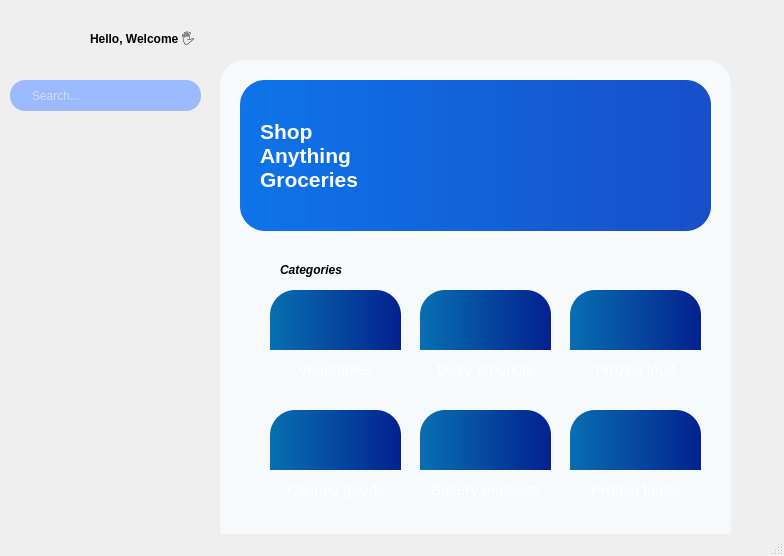
<?xml version="1.0" encoding="UTF-8"?>
<ui version="4.0">
 <class>MainWindow</class>
 <widget class="QMainWindow" name="MainWindow">
  <property name="geometry">
   <rect>
    <x>0</x>
    <y>0</y>
    <width>784</width>
    <height>556</height>
   </rect>
  </property>
  <property name="windowTitle">
   <string>MainWindow</string>
  </property>
  <property name="styleSheet">
   <string notr="true">background:none; 
background: rgba(255, 255, 255, 0.6)  url(:/bg/bg.png.png); 
 background-size: cover;
 background-repeat: no-repeat;
 </string>
  </property>
  <property name="animated">
   <bool>false</bool>
  </property>
  <property name="tabShape">
   <enum>QTabWidget::Rounded</enum>
  </property>
  <property name="dockNestingEnabled">
   <bool>false</bool>
  </property>
  <widget class="QWidget" name="centralwidget">
   <widget class="QLabel" name="label">
    <property name="geometry">
     <rect>
      <x>90</x>
      <y>20</y>
      <width>171</width>
      <height>41</height>
     </rect>
    </property>
    <property name="styleSheet">
     <string notr="true">background:none;
font:  11pt &quot;Lucida Fax&quot;;
color:rgba(0, 0, 0,.6)</string>
    </property>
    <property name="text">
     <string>&lt;html&gt;&lt;head/&gt;&lt;body&gt;&lt;p&gt;&lt;span style=&quot; font-weight:700;&quot;&gt;Hello, Welcome &lt;/span&gt; 🖐️ &lt;/p&gt;&lt;/body&gt;&lt;/html&gt;</string>
    </property>
   </widget>
   <widget class="QWidget" name="widget" native="true">
    <property name="geometry">
     <rect>
      <x>220</x>
      <y>60</y>
      <width>511</width>
      <height>491</height>
     </rect>
    </property>
    <property name="styleSheet">
     <string notr="true">background:none;
background-color:#f6fafd;
border-radius:25px;
border-style:none;</string>
    </property>
    <widget class="QWidget" name="widget_2" native="true">
     <property name="geometry">
      <rect>
       <x>20</x>
       <y>20</y>
       <width>471</width>
       <height>151</height>
      </rect>
     </property>
     <property name="styleSheet">
      <string notr="true">background:none;
background-color:qlineargradient(spread:pad, x1:0, y1:0, x2:1, y2:0, stop:0 #0E74E8, stop:1 #174FC9);
border-radius:25px;
border-style:none;</string>
     </property>
     <widget class="QLabel" name="label_4">
      <property name="geometry">
       <rect>
        <x>20</x>
        <y>20</y>
        <width>221</width>
        <height>111</height>
       </rect>
      </property>
      <property name="styleSheet">
       <string notr="true">background-color:rgba(255, 255, 255,0);
font: italic 11pt &quot;Lucida Fax&quot;;</string>
      </property>
      <property name="text">
       <string>&lt;html&gt;&lt;head/&gt;&lt;body&gt;&lt;p align=&quot;justify&quot;&gt;&lt;span style=&quot; font-size:16pt; font-weight:700; color:#ffffff;&quot;&gt;Shop&lt;br/&gt;Anything&lt;br/&gt;Groceries&lt;/span&gt;&lt;/p&gt;&lt;/body&gt;&lt;/html&gt;</string>
      </property>
     </widget>
     <widget class="QLabel" name="label_3">
      <property name="geometry">
       <rect>
        <x>280</x>
        <y>10</y>
        <width>181</width>
        <height>141</height>
       </rect>
      </property>
      <property name="styleSheet">
       <string notr="true">background:none;</string>
      </property>
      <property name="text">
       <string/>
      </property>
      <property name="pixmap">
       <pixmap resource="images/resources_file.qrc">:/landing/lnd_img.png</pixmap>
      </property>
      <property name="scaledContents">
       <bool>true</bool>
      </property>
     </widget>
    </widget>
    <widget class="QLabel" name="vegetables">
     <property name="geometry">
      <rect>
       <x>50</x>
       <y>230</y>
       <width>131</width>
       <height>101</height>
      </rect>
     </property>
     <property name="styleSheet">
      <string notr="true">background-color:qlineargradient(spread:pad, x1:0, y1:0, x2:1, y2:0, stop:0 #086FB1, stop:1 #03218F);
border-radius:25px;
border-style:none;</string>
     </property>
     <property name="frameShape">
      <enum>QFrame::Panel</enum>
     </property>
     <property name="frameShadow">
      <enum>QFrame::Sunken</enum>
     </property>
     <property name="text">
      <string/>
     </property>
     <property name="pixmap">
      <pixmap resource="images/resources_file.qrc">:/veg/veg.jfif</pixmap>
     </property>
     <property name="scaledContents">
      <bool>true</bool>
     </property>
    </widget>
    <widget class="QLabel" name="label_9">
     <property name="geometry">
      <rect>
       <x>50</x>
       <y>290</y>
       <width>131</width>
       <height>41</height>
      </rect>
     </property>
     <property name="styleSheet">
      <string notr="true">font: 9pt &quot;Segoe Print&quot;;
font-weight:bold;
background-color:rgba(0, 0, 0,.7);
border:none;
border-radius:0px;
</string>
     </property>
     <property name="text">
      <string>&lt;html&gt;&lt;head/&gt;&lt;body&gt;&lt;p align=&quot;center&quot;&gt;&lt;span style=&quot; font-size:11pt; font-weight:400; color:#ffffff;&quot;&gt;Vegetables&lt;/span&gt;&lt;/p&gt;&lt;/body&gt;&lt;/html&gt;</string>
     </property>
    </widget>
    <widget class="QLabel" name="label_12">
     <property name="geometry">
      <rect>
       <x>60</x>
       <y>200</y>
       <width>121</width>
       <height>21</height>
      </rect>
     </property>
     <property name="styleSheet">
      <string notr="true">background:none;
font: 9pt &quot;Lucida Fax&quot;;
color:rgba(0, 0, 0,.7)
 </string>
     </property>
     <property name="text">
      <string>&lt;html&gt;&lt;head/&gt;&lt;body&gt;&lt;p&gt;&lt;span style=&quot; font-weight:700; font-style:italic;&quot;&gt;Categories&lt;/span&gt;&lt;/p&gt;&lt;/body&gt;&lt;/html&gt;</string>
     </property>
    </widget>
    <widget class="QLabel" name="label_10">
     <property name="geometry">
      <rect>
       <x>200</x>
       <y>290</y>
       <width>131</width>
       <height>41</height>
      </rect>
     </property>
     <property name="styleSheet">
      <string notr="true">font: 9pt &quot;Segoe Print&quot;;
font-weight:bold;
background-color:rgba(0, 0, 0,.7);
border:none;
border-radius:0px;
</string>
     </property>
     <property name="text">
      <string>&lt;html&gt;&lt;head/&gt;&lt;body&gt;&lt;p align=&quot;center&quot;&gt;&lt;span style=&quot; font-size:11pt; font-weight:400; color:#ffffff;&quot;&gt;Dairy products&lt;/span&gt;&lt;/p&gt;&lt;/body&gt;&lt;/html&gt;</string>
     </property>
    </widget>
    <widget class="QLabel" name="dairy_products">
     <property name="geometry">
      <rect>
       <x>200</x>
       <y>230</y>
       <width>131</width>
       <height>101</height>
      </rect>
     </property>
     <property name="styleSheet">
      <string notr="true">background-color:qlineargradient(spread:pad, x1:0, y1:0, x2:1, y2:0, stop:0 #086FB1, stop:1 #03218F);
border-radius:25px;
border-style:none;</string>
     </property>
     <property name="frameShape">
      <enum>QFrame::Panel</enum>
     </property>
     <property name="frameShadow">
      <enum>QFrame::Sunken</enum>
     </property>
     <property name="text">
      <string/>
     </property>
     <property name="pixmap">
      <pixmap>images/dd.jpg</pixmap>
     </property>
     <property name="scaledContents">
      <bool>true</bool>
     </property>
    </widget>
    <widget class="QLabel" name="label_11">
     <property name="geometry">
      <rect>
       <x>350</x>
       <y>290</y>
       <width>131</width>
       <height>41</height>
      </rect>
     </property>
     <property name="styleSheet">
      <string notr="true">font: 9pt &quot;Segoe Print&quot;;
font-weight:bold;
background-color:rgba(0, 0, 0,.7);
border:none;
border-radius:0px;
</string>
     </property>
     <property name="text">
      <string>&lt;html&gt;&lt;head/&gt;&lt;body&gt;&lt;p align=&quot;center&quot;&gt;&lt;span style=&quot; font-size:11pt; font-weight:400; color:#ffffff;&quot;&gt;Frozen food&lt;/span&gt;&lt;/p&gt;&lt;/body&gt;&lt;/html&gt;</string>
     </property>
    </widget>
    <widget class="QLabel" name="frozen_foods">
     <property name="geometry">
      <rect>
       <x>350</x>
       <y>230</y>
       <width>131</width>
       <height>101</height>
      </rect>
     </property>
     <property name="styleSheet">
      <string notr="true">background-color:qlineargradient(spread:pad, x1:0, y1:0, x2:1, y2:0, stop:0 #086FB1, stop:1 #03218F);
border-radius:25px;
border-style:none;</string>
     </property>
     <property name="frameShape">
      <enum>QFrame::Panel</enum>
     </property>
     <property name="frameShadow">
      <enum>QFrame::Sunken</enum>
     </property>
     <property name="text">
      <string/>
     </property>
     <property name="pixmap">
      <pixmap resource="images/resources_file.qrc">:/frozen/frozen.jfif</pixmap>
     </property>
     <property name="scaledContents">
      <bool>true</bool>
     </property>
    </widget>
    <widget class="QLabel" name="label_13">
     <property name="geometry">
      <rect>
       <x>50</x>
       <y>410</y>
       <width>131</width>
       <height>41</height>
      </rect>
     </property>
     <property name="styleSheet">
      <string notr="true">font: 9pt &quot;Segoe Print&quot;;
font-weight:bold;
background-color:rgba(0, 0, 0,.7);
border:none;
border-radius:0px;
</string>
     </property>
     <property name="text">
      <string>&lt;html&gt;&lt;head/&gt;&lt;body&gt;&lt;p align=&quot;center&quot;&gt;&lt;span style=&quot; font-size:11pt; font-weight:400; color:#ffffff;&quot;&gt;Canned goods&lt;/span&gt;&lt;/p&gt;&lt;/body&gt;&lt;/html&gt;</string>
     </property>
    </widget>
    <widget class="QLabel" name="canned">
     <property name="geometry">
      <rect>
       <x>50</x>
       <y>350</y>
       <width>131</width>
       <height>101</height>
      </rect>
     </property>
     <property name="styleSheet">
      <string notr="true">background-color:qlineargradient(spread:pad, x1:0, y1:0, x2:1, y2:0, stop:0 #086FB1, stop:1 #03218F);
border-radius:25px;
border-style:none;</string>
     </property>
     <property name="frameShape">
      <enum>QFrame::Panel</enum>
     </property>
     <property name="frameShadow">
      <enum>QFrame::Sunken</enum>
     </property>
     <property name="text">
      <string/>
     </property>
     <property name="pixmap">
      <pixmap resource="images/resources_file.qrc">:/can/canned.jfif</pixmap>
     </property>
     <property name="scaledContents">
      <bool>true</bool>
     </property>
    </widget>
    <widget class="QLabel" name="label_15">
     <property name="geometry">
      <rect>
       <x>200</x>
       <y>410</y>
       <width>131</width>
       <height>41</height>
      </rect>
     </property>
     <property name="styleSheet">
      <string notr="true">font: 9pt &quot;Segoe Print&quot;;
font-weight:bold;
background-color:rgba(0, 0, 0,.7);
border:none;
border-radius:0px;
</string>
     </property>
     <property name="text">
      <string>&lt;html&gt;&lt;head/&gt;&lt;body&gt;&lt;p align=&quot;center&quot;&gt;&lt;span style=&quot; font-size:11pt; font-weight:400; color:#ffffff;&quot;&gt;Bakery products&lt;/span&gt;&lt;/p&gt;&lt;/body&gt;&lt;/html&gt;</string>
     </property>
    </widget>
    <widget class="QLabel" name="bakery">
     <property name="geometry">
      <rect>
       <x>200</x>
       <y>350</y>
       <width>131</width>
       <height>101</height>
      </rect>
     </property>
     <property name="styleSheet">
      <string notr="true">background-color:qlineargradient(spread:pad, x1:0, y1:0, x2:1, y2:0, stop:0 #086FB1, stop:1 #03218F);
border-radius:25px;
border-style:none;</string>
     </property>
     <property name="frameShape">
      <enum>QFrame::Panel</enum>
     </property>
     <property name="frameShadow">
      <enum>QFrame::Sunken</enum>
     </property>
     <property name="text">
      <string/>
     </property>
     <property name="pixmap">
      <pixmap resource="images/resources_file.qrc">:/baker/bakery.jpg</pixmap>
     </property>
     <property name="scaledContents">
      <bool>true</bool>
     </property>
    </widget>
    <widget class="QLabel" name="label_17">
     <property name="geometry">
      <rect>
       <x>350</x>
       <y>410</y>
       <width>131</width>
       <height>41</height>
      </rect>
     </property>
     <property name="styleSheet">
      <string notr="true">font: 9pt &quot;Segoe Print&quot;;
font-weight:bold;
background-color:rgba(0, 0, 0,.7);
border:none;
border-radius:0px;
</string>
     </property>
     <property name="text">
      <string>&lt;html&gt;&lt;head/&gt;&lt;body&gt;&lt;p align=&quot;center&quot;&gt;&lt;span style=&quot; font-size:11pt; font-weight:400; color:#ffffff;&quot;&gt;Protein foods&lt;/span&gt;&lt;/p&gt;&lt;/body&gt;&lt;/html&gt;</string>
     </property>
    </widget>
    <widget class="QLabel" name="protein">
     <property name="geometry">
      <rect>
       <x>350</x>
       <y>350</y>
       <width>131</width>
       <height>101</height>
      </rect>
     </property>
     <property name="styleSheet">
      <string notr="true">background-color:qlineargradient(spread:pad, x1:0, y1:0, x2:1, y2:0, stop:0 #086FB1, stop:1 #03218F);
border-radius:25px;
border-style:none;</string>
     </property>
     <property name="frameShape">
      <enum>QFrame::Panel</enum>
     </property>
     <property name="frameShadow">
      <enum>QFrame::Sunken</enum>
     </property>
     <property name="text">
      <string/>
     </property>
     <property name="pixmap">
      <pixmap resource="images/resources_file.qrc">:/protein/protein.jpg</pixmap>
     </property>
     <property name="scaledContents">
      <bool>true</bool>
     </property>
    </widget>
    <zorder>protein</zorder>
    <zorder>label_17</zorder>
    <zorder>bakery</zorder>
    <zorder>label_15</zorder>
    <zorder>canned</zorder>
    <zorder>label_13</zorder>
    <zorder>frozen_foods</zorder>
    <zorder>label_11</zorder>
    <zorder>dairy_products</zorder>
    <zorder>label_10</zorder>
    <zorder>widget_2</zorder>
    <zorder>vegetables</zorder>
    <zorder>label_9</zorder>
    <zorder>label_12</zorder>
   </widget>
   <widget class="QLabel" name="label_2">
    <property name="geometry">
     <rect>
      <x>10</x>
      <y>10</y>
      <width>81</width>
      <height>51</height>
     </rect>
    </property>
    <property name="styleSheet">
     <string notr="true">background:none;</string>
    </property>
    <property name="text">
     <string/>
    </property>
    <property name="pixmap">
     <pixmap resource="images/resources_file.qrc">:/logo/logo.png</pixmap>
    </property>
    <property name="scaledContents">
     <bool>true</bool>
    </property>
   </widget>
   <widget class="QLabel" name="user_icon">
    <property name="geometry">
     <rect>
      <x>740</x>
      <y>20</y>
      <width>31</width>
      <height>31</height>
     </rect>
    </property>
    <property name="styleSheet">
     <string notr="true">background:none;</string>
    </property>
    <property name="text">
     <string/>
    </property>
    <property name="pixmap">
     <pixmap resource="images/resources_file.qrc">:/user_icon/user_icon.png</pixmap>
    </property>
    <property name="scaledContents">
     <bool>true</bool>
    </property>
   </widget>
   <widget class="QLabel" name="cart_view">
    <property name="geometry">
     <rect>
      <x>20</x>
      <y>480</y>
      <width>71</width>
      <height>51</height>
     </rect>
    </property>
    <property name="styleSheet">
     <string notr="true">background:none;</string>
    </property>
    <property name="text">
     <string/>
    </property>
    <property name="pixmap">
     <pixmap resource="images/resources_file.qrc">:/cart/cart.png</pixmap>
    </property>
    <property name="scaledContents">
     <bool>true</bool>
    </property>
   </widget>
   <widget class="QWidget" name="widget_3" native="true">
    <property name="geometry">
     <rect>
      <x>10</x>
      <y>80</y>
      <width>191</width>
      <height>31</height>
     </rect>
    </property>
    <property name="styleSheet">
     <string notr="true">background:none;
background-color:#9BBAFF;
border-style:none;
border-radius:15px;
</string>
    </property>
    <widget class="QLineEdit" name="search_editor">
     <property name="geometry">
      <rect>
       <x>20</x>
       <y>0</y>
       <width>141</width>
       <height>31</height>
      </rect>
     </property>
     <property name="styleSheet">
      <string notr="true">color:#ffffff;</string>
     </property>
     <property name="placeholderText">
      <string>Search...</string>
     </property>
     <property name="clearButtonEnabled">
      <bool>true</bool>
     </property>
    </widget>
   </widget>
  </widget>
  <widget class="QStatusBar" name="statusbar"/>
 </widget>
 <resources>
  <include location="images/resources_file.qrc"/>
 </resources>
 <connections/>
</ui>
